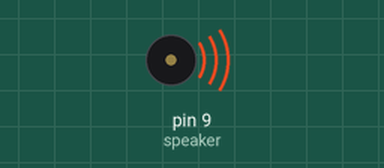
This sketch was run on a simulated Arduino Uno, built with avr-gcc and run on an emulated ATmega328P. On the bench: buzzer (waves = sounding).

Above: at 0.1 s.
At 8.8 s:
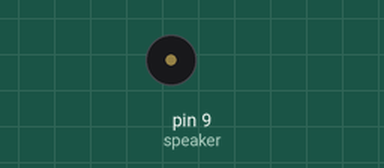
Timing chart, 0 to 10.3 s (numbered marks = the images above):
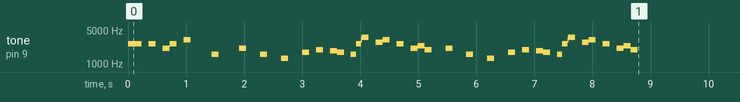

The sketch:

_21._Passive_Buzzer_Potentiometer_Volume_Control.ino
```cpp
#include "pitches.h"

const int speaker = 9;
int i;

int notes[] = {
/*  NOTE_B0, 0, NOTE_C1, 0, NOTE_CS1, 0,
  NOTE_CS1, 0, NOTE_E1, 0, NOTE_F1, 0,
  NOTE_FS1, 0, NOTE_G1, 0, NOTE_GS1, 0,
  NOTE_A1, 0, NOTE_AS1, 0, NOTE_B1, 0*/

/*  NOTE_C2, 0, NOTE_CS2, 0, NOTE_D2, 0,
  NOTE_DS2, 0, NOTE_E2, 0, NOTE_F2, 0,
  NOTE_FS2, 0, NOTE_G2, 0, NOTE_GS2, 0,
  NOTE_A2, 0, NOTE_AS2, 0, NOTE_B2, 0 */

/*  NOTE_C3, 0, NOTE_CS3, 0, NOTE_D3, 0,
  NOTE_DS3, 0, NOTE_E3, 0, NOTE_F3, 0,
  NOTE_FS3, 0, NOTE_G3, 0, NOTE_GS3, 0,
  NOTE_A3, 0, NOTE_AS3, 0, NOTE_B3, 0   */

 /* NOTE_A4, NOTE_E3, NOTE_A4, 0,
  NOTE_A4, NOTE_E3, NOTE_A4, 0,
  NOTE_E4, NOTE_D4, NOTE_C4, NOTE_B4, NOTE_A4, NOTE_B4, NOTE_C4, NOTE_D4,
  NOTE_E4, NOTE_E3, NOTE_A4, 0*/

/*  NOTE_C4, 0, NOTE_CS4, 0, NOTE_D4, 0,
  NOTE_DS4, 0, NOTE_E4, 0, NOTE_F4, 0,
  NOTE_FS4, 0, NOTE_G4, 0, NOTE_GS4, 0,
  NOTE_A4, 0, NOTE_AS4, 0, NOTE_B4, 0

  NOTE_C5, 0, NOTE_CS5, 0, NOTE_D5, 0,
  NOTE_DS5, 0, NOTE_E5, 0, NOTE_F5, 0,
  NOTE_FS5, 0, NOTE_G5, 0, NOTE_GS5, 0,
  NOTE_A5, 0, NOTE_AS5, 0, NOTE_B5, 0

  NOTE_C6, 0, NOTE_CS6, 0, NOTE_D6, 0,
  NOTE_DS6, 0, NOTE_E6, 0, NOTE_F6, 0,
  NOTE_FS6, 0, NOTE_G6, 0, NOTE_GS6, 0,
  NOTE_A6, 0, NOTE_AS6, 0, NOTE_B6, 0

  NOTE_C7, 0, NOTE_CS7, 0, NOTE_D7, 0,
  NOTE_DS7, 0, NOTE_E7, 0, NOTE_F7, 0,
  NOTE_FS7, 0, NOTE_G7, 0, NOTE_GS7, 0,
  NOTE_A7, 0, NOTE_AS7, 0, NOTE_B7, 0

  NOTE_C8, 0, NOTE_CS8, 0, NOTE_D8, 0, NOTE_DS8, 0 */

/* Super Mario*/

  NOTE_E7, NOTE_E7, 0, NOTE_E7,
  0, NOTE_C7, NOTE_E7, 0,
  NOTE_G7, 0, 0,  0,
  NOTE_G6, 0, 0, 0,

  NOTE_C7, 0, 0, NOTE_G6,
  0, 0, NOTE_E6, 0,
  0, NOTE_A6, 0, NOTE_B6,
  0, NOTE_AS6, NOTE_A6, 0,

  NOTE_G6, NOTE_E7, NOTE_G7,
  NOTE_A7, 0, NOTE_F7, NOTE_G7,
  0, NOTE_E7, 0,NOTE_C7,
  NOTE_D7, NOTE_B6, 0, 0,

  NOTE_C7, 0, 0, NOTE_G6,
  0, 0, NOTE_E6, 0,
  0, NOTE_A6, 0, NOTE_B6,
  0, NOTE_AS6, NOTE_A6, 0,

  NOTE_G6, NOTE_E7, NOTE_G7,
  NOTE_A7, 0, NOTE_F7, NOTE_G7,
  0, NOTE_E7, 0,NOTE_C7,
  NOTE_D7, NOTE_B6, 0, 0


};

int times[] = {
 /* 1000, 100, 1000, 100, 1000, 100,
  1000, 100, 1000, 100, 1000, 100,
  1000, 100, 1000, 100, 1000, 100,
  1000, 100, 1000, 100, 1000, 100

  1000, 100, 1000, 100, 1000, 100,
  1000, 100, 1000, 100, 1000, 100,
  1000, 100, 1000, 100, 1000, 100,
  1000, 100, 1000, 100, 1000, 100

  1000, 100, 1000, 100, 1000, 100,
  1000, 100, 1000, 100, 1000, 100,
  1000, 100, 1000, 100, 1000, 100,
  1000, 100, 1000, 100, 1000, 100

  1000, 100, 1000, 100, 1000, 100,
  1000, 100, 1000, 100, 1000, 100,
  1000, 100, 1000, 100, 1000, 100,
  1000, 100, 1000, 100, 1000, 100

  1000, 100, 1000, 100, 1000, 100, 1000, 100 */

 /* 250, 250, 250, 250,
  250, 250, 250, 250,
  125, 125, 125, 125, 125, 125, 125, 125,
  250, 250, 250, 250*/

/* Super Mario*/

  120, 120, 120, 120,
  120, 120, 120, 120,
  120, 120, 120, 120,
  120, 120, 120, 120,

  120, 120, 120, 120,
  120, 120, 120, 120,
  120, 120, 120, 120,
  120, 120, 120, 120,

  90, 90, 9,
  120, 120, 120, 120,
  120, 120, 120, 120,
  120, 120, 120, 120,

  120, 120, 120, 120,
  120, 120, 120, 120,
  120, 120, 120, 120,
  120, 120, 120, 120,

  90, 90, 9,
  120, 120, 120, 120,
  120, 120, 120, 120,
  120, 120, 120, 120,

};


void setup()
{
  for (i=0; i<78; i++)
  {
    tone(speaker, notes[i], times[i]);
    delay(times[i]);
  }
}

void loop()
{


}

/*#define NOTE_B0  31
#define NOTE_C1  33
#define NOTE_CS1 35
#define NOTE_D1  37
#define NOTE_DS1 39
#define NOTE_E1  41
#define NOTE_F1  44
#define NOTE_FS1 46
#define NOTE_G1  49
#define NOTE_GS1 52
#define NOTE_A1  55
#define NOTE_AS1 58
#define NOTE_B1  62
#define NOTE_C2  65
#define NOTE_CS2 69
#define NOTE_D2  73
#define NOTE_DS2 78
#define NOTE_E2  82
#define NOTE_F2  87
#define NOTE_FS2 93
#define NOTE_G2  98
#define NOTE_GS2 104
#define NOTE_A2  110
#define NOTE_AS2 117
#define NOTE_B2  123
#define NOTE_C3  131
#define NOTE_CS3 139
#define NOTE_D3  147
#define NOTE_DS3 156
#define NOTE_E3  165
#define NOTE_F3  175
#define NOTE_FS3 185
#define NOTE_G3  196
#define NOTE_GS3 208
#define NOTE_A3  220
#define NOTE_AS3 233
#define NOTE_B3  247
#define NOTE_C4  262
#define NOTE_CS4 277
#define NOTE_D4  294
#define NOTE_DS4 311
#define NOTE_E4  330
#define NOTE_F4  349
#define NOTE_FS4 370
#define NOTE_G4  392
#define NOTE_GS4 415
#define NOTE_A4  440
#define NOTE_AS4 466
#define NOTE_B4  494
#define NOTE_C5  523
#define NOTE_CS5 554
#define NOTE_D5  587
#define NOTE_DS5 622
#define NOTE_E5  659
#define NOTE_F5  698
#define NOTE_FS5 740
#define NOTE_G5  784
#define NOTE_GS5 831
#define NOTE_A5  880
#define NOTE_AS5 932
#define NOTE_B5  988
#define NOTE_C6  1047
#define NOTE_CS6 1109
#define NOTE_D6  1175
#define NOTE_DS6 1245
#define NOTE_E6  1319
#define NOTE_F6  1397
#define NOTE_FS6 1480
#define NOTE_G6  1568
#define NOTE_GS6 1661
#define NOTE_A6  1760
#define NOTE_AS6 1865
#define NOTE_B6  1976
#define NOTE_C7  2093
#define NOTE_CS7 2217
#define NOTE_D7  2349
#define NOTE_DS7 2489
#define NOTE_E7  2637
#define NOTE_F7  2794
#define NOTE_FS7 2960
#define NOTE_G7  3136
#define NOTE_GS7 3322
#define NOTE_A7  3520
#define NOTE_AS7 3729
#define NOTE_B7  3951
#define NOTE_C8  4186
#define NOTE_CS8 4435
#define NOTE_D8  4699
#define NOTE_DS8 4978*/
```

pitches.h
```cpp
/*************************************************
 * Public Constants
 *************************************************/

#define NOTE_B0  31
#define NOTE_C1  33
#define NOTE_CS1 35
#define NOTE_D1  37
#define NOTE_DS1 39
#define NOTE_E1  41
#define NOTE_F1  44
#define NOTE_FS1 46
#define NOTE_G1  49
#define NOTE_GS1 52
#define NOTE_A1  55
#define NOTE_AS1 58
#define NOTE_B1  62
#define NOTE_C2  65
#define NOTE_CS2 69
#define NOTE_D2  73
#define NOTE_DS2 78
#define NOTE_E2  82
#define NOTE_F2  87
#define NOTE_FS2 93
#define NOTE_G2  98
#define NOTE_GS2 104
#define NOTE_A2  110
#define NOTE_AS2 117
#define NOTE_B2  123
#define NOTE_C3  131
#define NOTE_CS3 139
#define NOTE_D3  147
#define NOTE_DS3 156
#define NOTE_E3  165
#define NOTE_F3  175
#define NOTE_FS3 185
#define NOTE_G3  196
#define NOTE_GS3 208
#define NOTE_A3  220
#define NOTE_AS3 233
#define NOTE_B3  247
#define NOTE_C4  262
#define NOTE_CS4 277
#define NOTE_D4  294
#define NOTE_DS4 311
#define NOTE_E4  330
#define NOTE_F4  349
#define NOTE_FS4 370
#define NOTE_G4  392
#define NOTE_GS4 415
#define NOTE_A4  440
#define NOTE_AS4 466
#define NOTE_B4  494
#define NOTE_C5  523
#define NOTE_CS5 554
#define NOTE_D5  587
#define NOTE_DS5 622
#define NOTE_E5  659
#define NOTE_F5  698
#define NOTE_FS5 740
#define NOTE_G5  784
#define NOTE_GS5 831
#define NOTE_A5  880
#define NOTE_AS5 932
#define NOTE_B5  988
#define NOTE_C6  1047
#define NOTE_CS6 1109
#define NOTE_D6  1175
#define NOTE_DS6 1245
#define NOTE_E6  1319
#define NOTE_F6  1397
#define NOTE_FS6 1480
#define NOTE_G6  1568
#define NOTE_GS6 1661
#define NOTE_A6  1760
#define NOTE_AS6 1865
#define NOTE_B6  1976
#define NOTE_C7  2093
#define NOTE_CS7 2217
#define NOTE_D7  2349
#define NOTE_DS7 2489
#define NOTE_E7  2637
#define NOTE_F7  2794
#define NOTE_FS7 2960
#define NOTE_G7  3136
#define NOTE_GS7 3322
#define NOTE_A7  3520
#define NOTE_AS7 3729
#define NOTE_B7  3951
#define NOTE_C8  4186
#define NOTE_CS8 4435
#define NOTE_D8  4699
#define NOTE_DS8 4978
```
